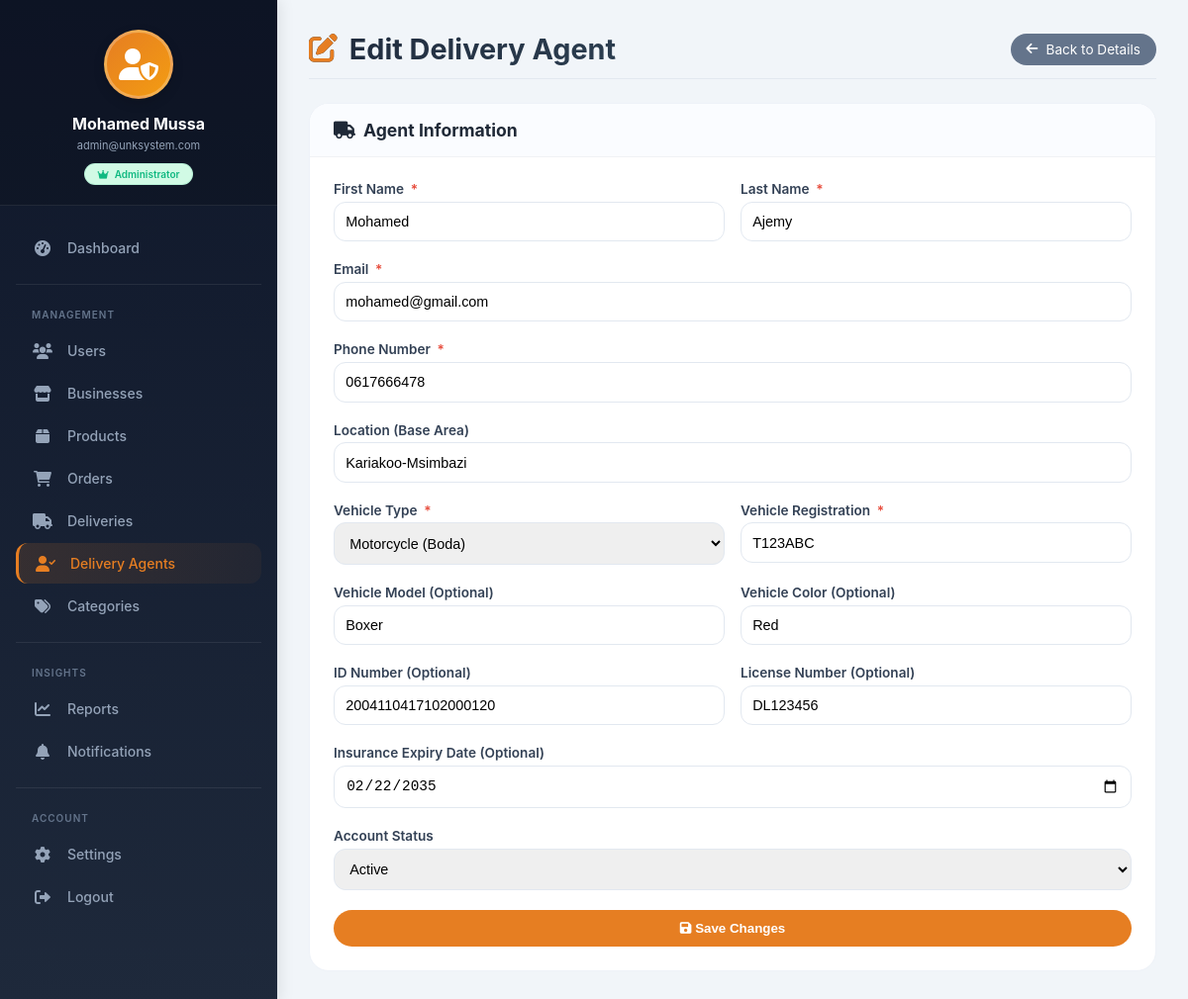
Screenshot of /admin/delivery_agent/edit.php?id=4 (signed in) with the database file from the repository.
### tables this page shows
CREATE TABLE `delivery_agents` (
  `agent_id` int(11) NOT NULL AUTO_INCREMENT,
  `user_id` int(11) NOT NULL,
  `first_name` varchar(100) DEFAULT NULL,
  `last_name` varchar(100) DEFAULT NULL,
  `vehicle_type` varchar(50) DEFAULT NULL,
  `vehicle_registration` varchar(50) DEFAULT NULL,
  `id_number` varchar(50) DEFAULT NULL,
  `license_number` varchar(50) DEFAULT NULL,
  `is_available` tinyint(1) DEFAULT 1,
  `current_latitude` decimal(10,8) DEFAULT NULL,
  `current_longitude` decimal(11,8) DEFAULT NULL,
  `created_at` timestamp NOT NULL DEFAULT current_timestamp(),
  `phone` varchar(20) DEFAULT NULL,
  `location` varchar(255) DEFAULT NULL,
  `status` enum('active','inactive','suspended') DEFAULT 'active',
  `vehicle_model` varchar(100) DEFAULT NULL,
  `vehicle_color` varchar(50) DEFAULT NULL,
  `insurance_expiry` date DEFAULT NULL,
  `profile_image` varchar(255) DEFAULT NULL,
  `avg_rating` decimal(3,2) DEFAULT 0.00,
  `total_ratings` int(11) DEFAULT 0,
  PRIMARY KEY (`agent_id`),
  UNIQUE KEY `uk_agents_user` (`user_id`),
  KEY `idx_agents_available` (`is_available`),
  KEY `idx_agents_status` (`status`),
  CONSTRAINT `fk_agents_user` FOREIGN KEY (`user_id`) REFERENCES `users` (`user_id`) ON DELETE CASCADE ON UPDATE CASCADE
);

CREATE TABLE `users` (
  `user_id` int(11) NOT NULL AUTO_INCREMENT,
  `full_name` varchar(100) NOT NULL,
  `email` varchar(100) NOT NULL,
  `password_hash` varchar(255) NOT NULL,
  `phone` varchar(20) NOT NULL,
  `role` enum('admin','business','customer','delivery') NOT NULL,
  `status` enum('active','inactive','suspended') DEFAULT 'active',
  `last_login` datetime DEFAULT NULL,
  `created_at` timestamp NOT NULL DEFAULT current_timestamp(),
  `updated_at` timestamp NOT NULL DEFAULT current_timestamp() ON UPDATE current_timestamp(),
  PRIMARY KEY (`user_id`),
  UNIQUE KEY `uk_users_email` (`email`),
  KEY `idx_users_role` (`role`),
  KEY `idx_users_status` (`status`),
  KEY `idx_users_email` (`email`),
  KEY `idx_users_phone` (`phone`),
  KEY `idx_users_role_status` (`role`,`status`)
);

### admin/delivery_agent/edit.php (the view, shortened to what this page needs)
<?php
require_once '../../config/database.php';
$agent_id = isset($_GET['id']) ? (int)$_GET['id'] : 0;
$stmt = mysqli_prepare($conn, "
    SELECT a.*, u.email
    FROM delivery_agents a
    JOIN users u ON a.user_id = u.user_id
    WHERE a.agent_id = ?
");
mysqli_stmt_bind_param($stmt, 'i', $agent_id);
mysqli_stmt_execute($stmt);
$agent = mysqli_fetch_assoc(mysqli_stmt_get_result($stmt));
include '../includes/admin_sidebar.php';
?>
<!DOCTYPE html>
<html lang="en">
<head>
    <link rel="stylesheet" href="https://cdnjs.cloudflare.com/ajax/libs/font-awesome/6.0.0/css/all.min.css">
</head>
<body>
<div class="admin-content">
    <div class="page-header">
        <h1><i class="fas fa-edit"></i> Edit Delivery Agent</h1>
        <a href="details.php?id=<?= $agent_id ?>" class="btn-back"><i class="fas fa-arrow-left"></i> Back to Details</a>
    </div>
    <div class="card">
        <div class="card-header">
            <h3><i class="fas fa-truck"></i> Agent Information</h3>
        </div>
        <div class="card-body">
            <form method="POST">
                <div class="form-row">
                    <div class="form-group">
                        <label>First Name <span class="required-star">*</span></label>
                        <input type="text" name="first_name" class="form-control" value="<?= htmlspecialchars($agent['first_name']) ?>" required>
                    </div>
                    <div class="form-group">
                        <label>Last Name <span class="required-star">*</span></label>
                        <input type="text" name="last_name" class="form-control" value="<?= htmlspecialchars($agent['last_name']) ?>" required>
                    </div>
                </div>
                <div class="form-group">
                    <label>Email <span class="required-star">*</span></label>
                    <input type="email" name="email" class="form-control" value="<?= htmlspecialchars($agent['email']) ?>" required>
                </div>
                <div class="form-group">
                    <label>Phone Number <span class="required-star">*</span></label>
                    <input type="tel" name="phone" class="form-control" value="<?= htmlspecialchars($agent['phone']) ?>" required>
                </div>
                <div class="form-group">
                    <label>Location (Base Area)</label>
                    <input type="text" name="location" class="form-control" value="<?= htmlspecialchars($agent['location'] ?? '') ?>" placeholder="e.g., Kariakoo, Posta, Kinondoni">
                </div>
                <div class="form-row">
                    <div class="form-group">
                        <label>Vehicle Type <span class="required-star">*</span></label>
                        <select name="vehicle_type" class="form-control" required>
                            <option value="Motorcycle" <?= $agent['vehicle_type'] === 'Motorcycle' ? 'selected' : '' ?>>Motorcycle (Boda)</option>
                        </select>
                    </div>
                    <div class="form-group">
                        <label>Vehicle Registration <span class="required-star">*</span></label>
                        <input type="text" name="vehicle_registration" class="form-control" value="<?= htmlspecialchars($agent['vehicle_registration']) ?>" required>
                    </div>
                </div>
                <div class="form-row">
                    <div class="form-group">
                        <label>Vehicle Model (Optional)</label>
                        <input type="text" name="vehicle_model" class="form-control" value="<?= htmlspecialchars($agent['vehicle_model'] ?? '') ?>">
                    </div>
                    <div class="form-group">
                        <label>Vehicle Color (Optional)</label>
                        <input type="text" name="vehicle_color" class="form-control" value="<?= htmlspecialchars($agent['vehicle_color'] ?? '') ?>">
                    </div>
                </div>
                <div class="form-row">
                    <div class="form-group">
                        <label>ID Number (Optional)</label>
                        <input type="text" name="id_number" class="form-control" value="<?= htmlspecialchars($agent['id_number'] ?? '') ?>">
                    </div>
                    <div class="form-group">
                        <label>License Number (Optional)</label>
                        <input type="text" name="license_number" class="form-control" value="<?= htmlspecialchars($agent['license_number'] ?? '') ?>">
                    </div>
                </div>
                <div class="form-group">
                    <label>Insurance Expiry Date (Optional)</label>
                    <input type="date" name="insurance_expiry" class="form-control" value="<?= htmlspecialchars($agent['insurance_expiry'] ?? '') ?>">
                </div>
                <div class="form-group">
                    <label>Account Status</label>
                    <select name="status" class="form-control">
                        <option value="active" <?= $agent['status'] === 'active' ? 'selected' : '' ?>>Active</option>
                    </select>
                </div>
                <button type="submit" class="btn-submit"><i class="fas fa-save"></i> Save Changes</button>
            </form>
        </div>
    </div>
</div>
</body>
</html>

### admin/delivery_agent/edit.php (style rules this page uses)
* { margin: 0; padding: 0; box-sizing: border-box; }
body { font-family: 'Inter', sans-serif; background: #f1f5f9; }
.admin-content { margin-left: 280px; padding: 2rem; min-height: 100vh; transition: all 0.3s; }
.page-header { display: flex; justify-content: space-between; align-items: center; flex-wrap: wrap; gap: 1rem; margin-bottom: 1.5rem; border-bottom: 1px solid #e2e8f0; padding-bottom: 0.75rem; }
.page-header h1 { font-size: 1.8rem; font-weight: 700; background: linear-gradient(135deg, #1e293b, #2c3e50); -webkit-background-clip: text; background-clip: text; color: transparent; display: flex; align-items: center; gap: 0.75rem; }
.page-header h1 i { color: #e67e22; }
.btn-back { background: #64748b; color: white; padding: 0.5rem 1rem; border-radius: 2rem; text-decoration: none; font-size: 0.85rem; display: inline-flex; align-items: center; gap: 0.5rem; }
.card { background: white; border-radius: 1.25rem; border: 1px solid #eef2f8; overflow: hidden; max-width: 1200px; margin: 0 auto; }
.card-header { padding: 1rem 1.5rem; background: #fafcff; border-bottom: 1px solid #f0f2f5; }
.card-header h3 { font-size: 1.1rem; font-weight: 700; display: flex; align-items: center; gap: 0.5rem; }
.card-body { padding: 1.5rem; }
.form-group { margin-bottom: 1.25rem; }
.form-group label { display: block; font-weight: 600; font-size: 0.85rem; margin-bottom: 0.3rem; color: #334155; }
.required-star { color: #e74c3c; margin-left: 0.2rem; }
.form-control { width: 100%; padding: 0.7rem; border: 1px solid #e2e8f0; border-radius: 0.75rem; font-size: 0.9rem; }
.form-row { display: grid; grid-template-columns: 1fr 1fr; gap: 1rem; }
.btn-submit { background: #e67e22; color: white; padding: 0.7rem; border: none; border-radius: 2rem; font-weight: 600; cursor: pointer; width: 100%; transition: 0.2s; }

### rows the page displays
delivery_agents: first_name "Mohamed", last_name "Ajemy", email "mohamed@gmail.com", phone "0617666478", location "Kariakoo-Msimbazi", vehicle_type "Motorcycle (Boda)", vehicle_registration "T123ABC", vehicle_model "Boxer", vehicle_color "Red", id_number "2004110417102000120", license_number "DL123456", insurance_expiry "02/22/2035", status "Active"

### other values shown
substr($admin_name, 0, 22) "Mohamed Mussa"
substr($admin_email, 0, 22) "admin@unksystem.com"
$status_text "Administrator"
